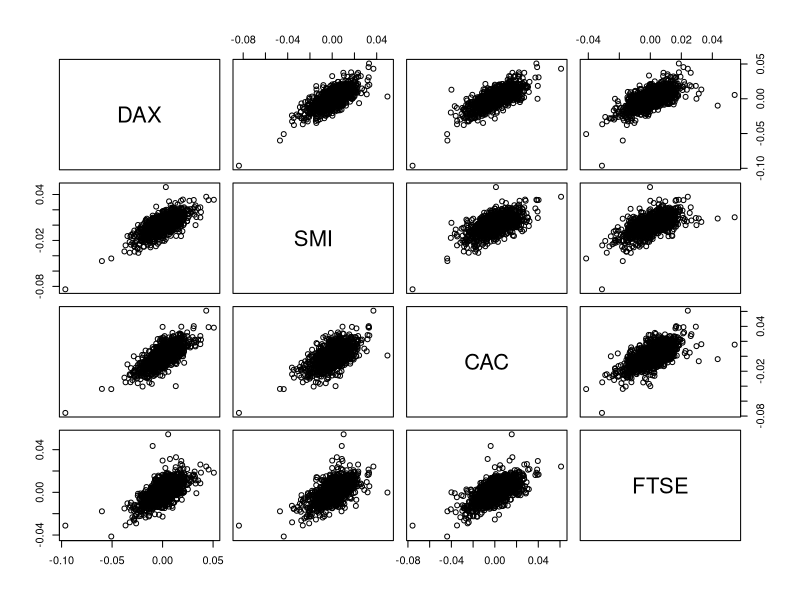
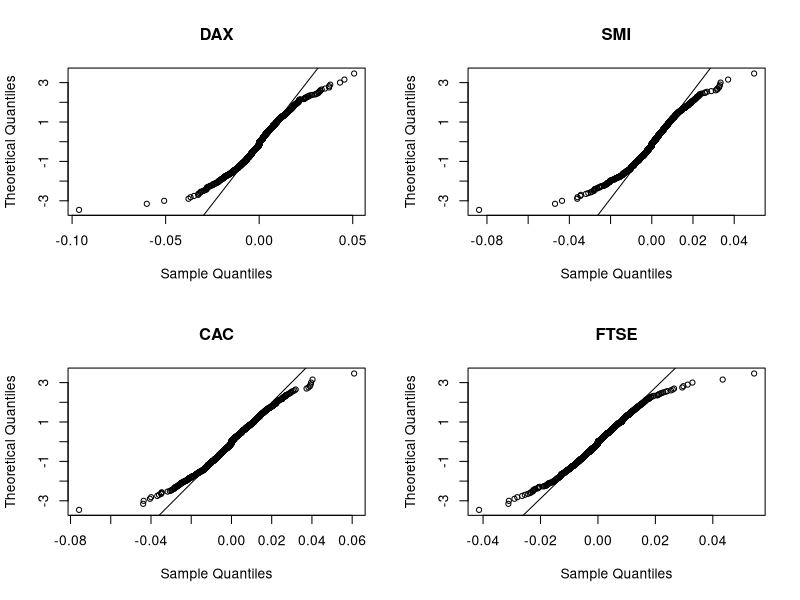

These charts were generated, in order, by the following R code:
data("EuStockMarkets")
mode(EuStockMarkets)
class(EuStockMarkets)
#plot(EuStockMarkets)
#pdf('EuStocks.pdf',width=6,height=5)
logr=diff(log(EuStockMarkets))#log(P_i+1)-log(p_i)
#plot(logr)

plot(as.data.frame(logr))# scatter plots of all pairs

par(mfrow=c(2,2))
for (i in colnames(logr)){
  qqnorm(logr[,i],datax = T,main=i)
  qqline(logr[,i],datax = T)
  print(shapiro.test(logr[,i]))
}



